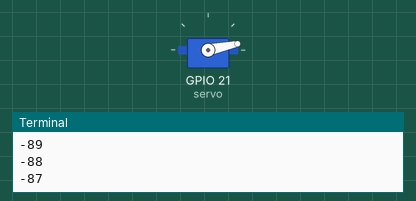
The program below on a simulated Raspberry Pi (BCM pin numbers). On the bench: servo, the last lines printed to the terminal. Servo angles are drawn from the pulse width (0.5 ms = 0°, 2.5 ms = 180°). At 8.0 s the program stops and its outputs stay as they are.

Above: at 0.4 s.
At 2.4 s:
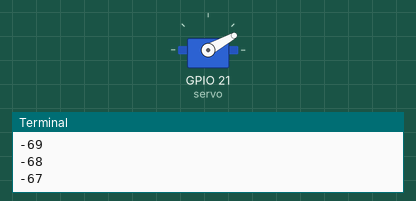
At 4.4 s:
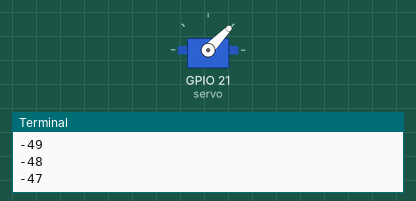
At 8.0 s:
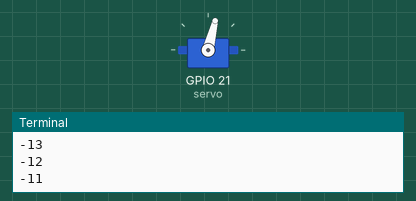
Timing chart, 0 to 9.5 s (numbered marks = the images above):
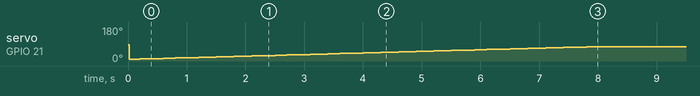

The program:

gpio_servo.py
```python
from gpiozero import AngularServo
from time import sleep

servo = AngularServo(21, min_pulse_width=0.0006, max_pulse_width=0.0023)

for i in range(-90, -10, 1):
    servo.angle = i
    print(i)
    sleep(0.1)
```
